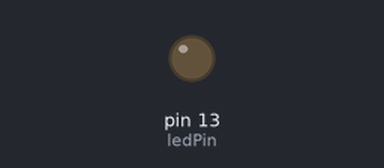
Bench run of a sketch on a simulated Arduino Uno, built with avr-gcc and run on an emulated ATmega328P. On the bench: output pins drawn as LEDs (lit = HIGH). Dashed ring = blinking. What the sketch prints to the serial monitor is not drawn.

Above: at 0.7 s.
At 1.7 s:
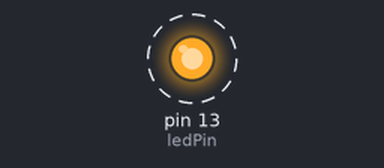
Timing chart, 0 to 3.0 s (numbered marks = the images above):
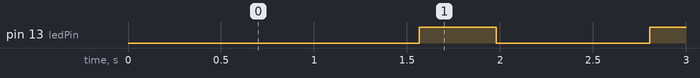

Measured:
- by itself, pin 13 (ledPin): alternates HIGH for 0.41 s and LOW for 0.83 s

The sketch:

FlashWithoutDelay.ino
```cpp
int ledPin = LED_BUILTIN;
int ledState = LOW;
unsigned long rangeBottom = 0;
unsigned long currentPointInRange = 0;
long topOfRange_OnTime = 250;
long topOfRange_OffTime = 750;

void setup() {
  Serial.begin(9600);
  pinMode(ledPin, OUTPUT);
}

/**
  * This logic threw me for a bit of a loop at first (pun always intended), so I'm spelling it out for
  * future me b/c it's important to understand the fundimentals of how this works.
  *
  * What we are doing here is looking for where we are in a specific range that is always moving.
  * In this case we want to create two ranges: 0 to 250 (topOfRange_OnTime) and 0 to 750 (topOfRange_OffTime).
  * We need a way to create these 0 to whatever ranges and determine where we're at within those ranges for any given
  * millisecond.
  *
  * We're using milliseconds for our scale, so to determine the bottom of our range (0) at any given time, we can subtract
  * the current milliseconds value from itself. We don't want to do that _every loop_, so we put that setting in a conditional.
  * This way, when we start the program our floor can be 0 (millis of 0 minus millis of 0 is 0), and when we decide we want to
  * create a new bottom of the range so we can continue using the ever growing millis value to count we can again subtract millis
  * from itself (millis of 250 - millis of 250 is still 0). We only set the bottom when we've hit the top of our range (250 or 750),
  * so we know that whatever our actual millis and bottom values are, we have an artifical bottom of 0.
  *
  * The next thing we need to tackle is the top of our artificial range. That's easy, it's whatever we want it to be. In this
  * case we're looking for either 250 or 750. These values are really triggers. When we hit those triggers we need we need to create
  * a new bottom range and then do whatever other logic we would like triggered (turning on an LED, buzzing a buzzer, etc).
  *
  * With the artifical bottom and an arbitrary top of the range we can use the current milliseconds value minus the current actual bottom
  * value to determine where we are in our artificial range. If the current millisecond value is 15934 and our actual range bottom is
  * currently set to 15695 then we know that our current point in our artifical range of 0 to 250 is 240 (15934 - 15695).
  *
  * As time passes the current millisecond value goes up, but the actual bottom stays the same, so the difference between the
  * two values grows. Once we hit our artifical top of the range we know we need to create a new range so we can set the actual
  * bottom to a new value, the current milliseconds value. On the next iteration of our loop the current point in our range
  * (millis - actual bottom) will equal 0 and our artificial range values start over.
  *
  * The part that determines which artifical range we're using at the moment is the state of the LED. In the conditional we check
  * to see if the LED state is LOW or HIGH. If it's state is LOW, the rest of the first conditional tells us we're using the
  * topOfRange_OffTime value as the top of our artifical range. If the LED state is HIGH we know we're using the topOfRange_OnTime
  * value as the top of our artifical range.
  *
  * And that's it for this example. The milliseconds will always count up and we will create an artifical range to count between 0
  * and an arbitrary value until we hit that value and create a new artifical range. Each time we hit the top of a given range we
  * will do some action.
*/
void loop() {

  unsigned long currentMillis = millis();
  currentPointInRange = currentMillis - rangeBottom;


  // ============================================================================ //
  // Printing the current time/state so we can inspect the current loop logic.
  Serial.println("=====================================");

  Serial.print("current milliseconds since start is: ");
  Serial.println(millis());

  Serial.print("current actual range bottom is: ");
  Serial.println(rangeBottom);

  Serial.println("-----------");

  Serial.print("artifical range bottom (each successful conditional sets this to 0 (millis - self at the top of the loop after a conditional success)) is: ");
  Serial.println(0); // I'm using a 0 here b/c there isn't a good way of calculating it each loop iteration.

  Serial.print("current point in range is: ");
  Serial.println(currentPointInRange);

  if (ledState == LOW) {
    Serial.print("current top of range is: ");
    Serial.println(topOfRange_OffTime);
  } else if (ledState == HIGH) {
    Serial.print("current top of range is: ");
    Serial.println(topOfRange_OnTime);
  }

  Serial.print("the led state is: ");
  Serial.println(ledState);

  Serial.println("=====================================");
  // ============================================================================ //

  // The actual loop logic

  if( (ledState == HIGH) && (currentPointInRange >= topOfRange_OnTime))
  {
    ledState = LOW;
    rangeBottom = currentMillis;
    digitalWrite(ledPin, ledState);
  }
  else if ((ledState == LOW) && currentPointInRange >= topOfRange_OffTime)
  {
    ledState = HIGH;
    rangeBottom = currentMillis;
    digitalWrite(ledPin, ledState);
  }

}
```
